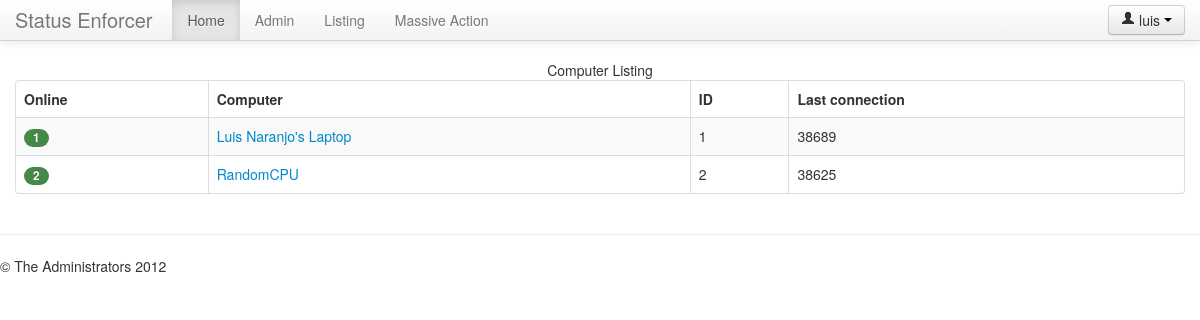
Before: /listing (signed in) with the older database file.
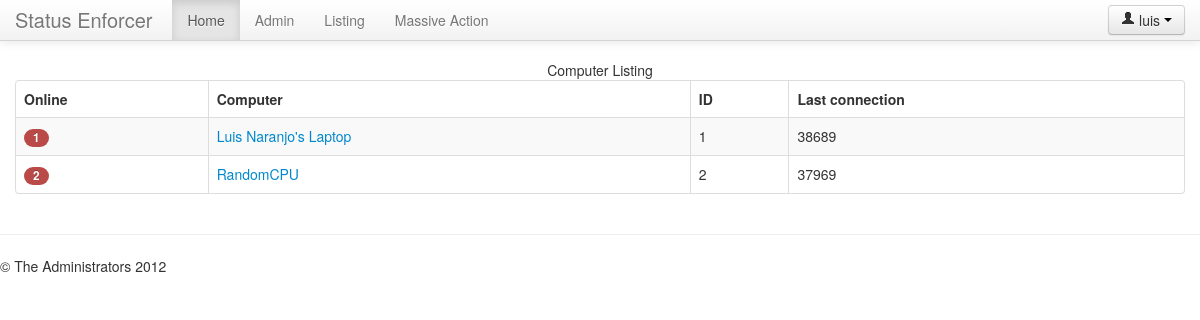
After: the same page with the newer database file.
### server/models.py (models this page shows, shortened)
class Computer(models.Model):
    name = models.CharField(max_length=255)
    lastConnection = models.DateTimeField()
    status = models.CharField(max_length=80)
    connected = models.BooleanField(default=False)
    key = models.CharField(max_length=255)
    phone = models.CharField(max_length=14)
    def get_absolute_url(self):
        return '/listing/%d' % self.pk
    def activityLength(self):
        now = datetime.now(utc)
        delta = now - self.lastConnection
        return delta.seconds

### server/views.py (the view)
# urls.py: url(r'^listing$', 'listing'),
@login_required
def listing(request):
    params = {'computers': Computer.objects.all()}
    return render(request, 'server/listing.html', params)

### statusEnforcer/templates/server/listing.html (shortened to what this page needs)
{% extends "base.html" %}
{% block body %}
<table class="table table-bordered table-striped">
    <caption>Computer Listing</caption>
    <thead>
        <tr>
            <th>Online</th>
            <th>Computer</th>
            <th>ID</th>
            <th>Last connection</th>
        </tr>
    </thead>
    <tbody>
        {% for computer in computers %}
        <tr>
            <td>
            {% if computer.connected %}
            <a href="{{ computer.get_absolute_url }}"><span class="badge badge-success">{{ computer.id }}</span></a>
            {% else %}
            <a href="{{ computer.get_absolute_url }}"><span class="badge badge-important">{{ computer.id }}</span></a>
            {% endif %}
            </td>
            <td>
                <a href="{{ computer.get_absolute_url }}">{{ computer.name }}</a>
            </td>
            <td>{{ computer.pk }}</td>
            <td>{{ computer.activityLength }}</td>
        </tr>
        {% endfor %}
    </tbody>
</table>
{% endblock body %}

Changed rows visible on the page:
changed Computer "Luis Naranjo's Laptop": connected True → False (drawn)
changed Computer "RandomCPU": connected True → False (drawn); activityLength "38625" → "37969"
